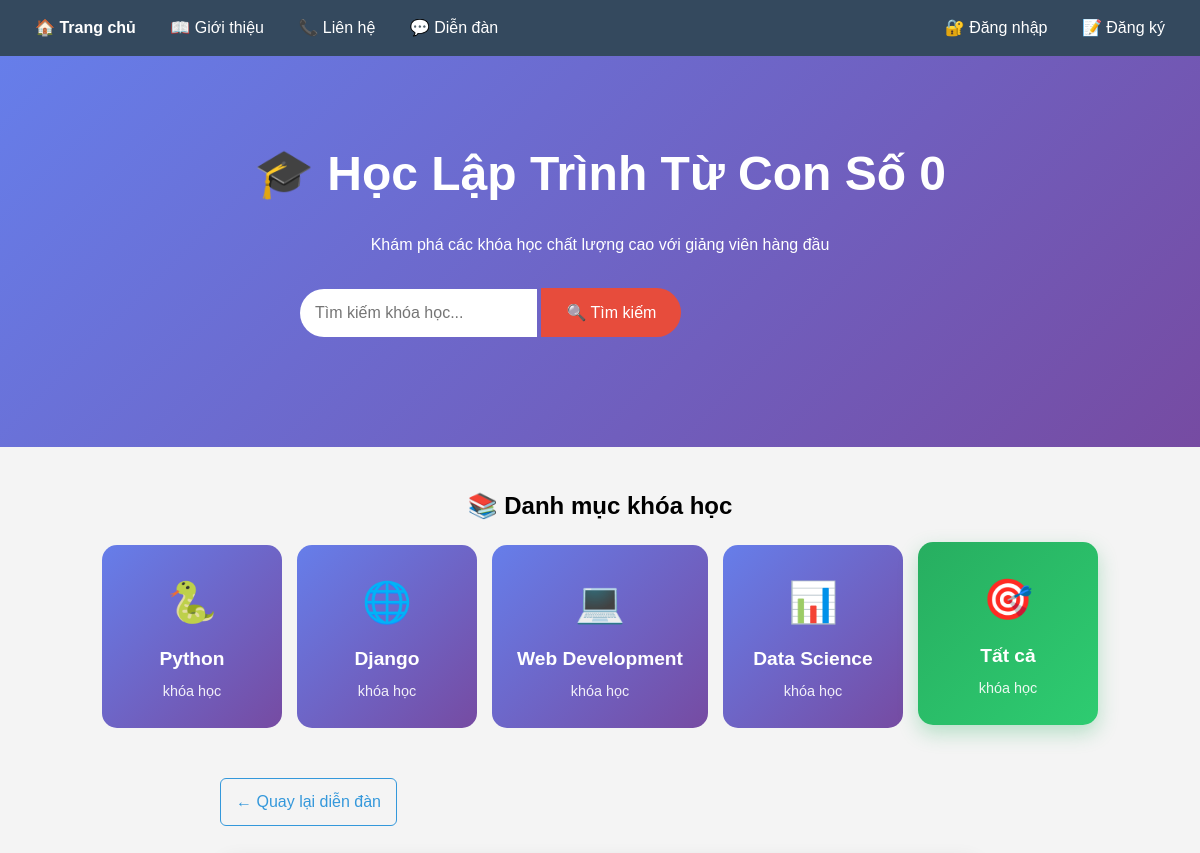
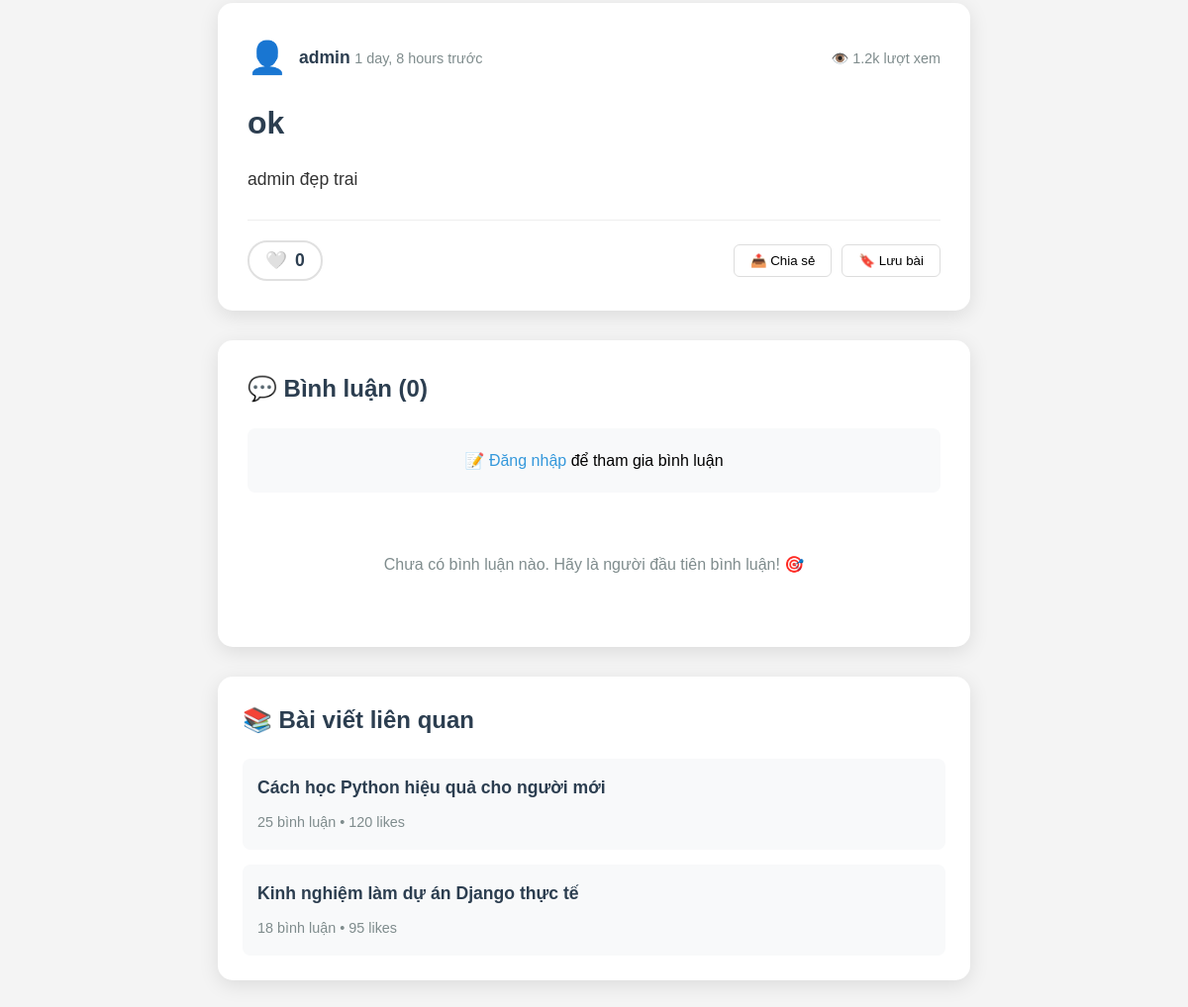
The app's page /forum/2/ with its own data (2 pictures, top to bottom).
### courses/models.py (models this page shows, shortened)
class ForumPost(models.Model):
    author = models.ForeignKey(User, on_delete=models.CASCADE, verbose_name="Tác giả")
    title = models.CharField(max_length=200, verbose_name="Tiêu đề")
    content = models.TextField(verbose_name="Nội dung")
    created_at = models.DateTimeField(auto_now_add=True, verbose_name="Ngày tạo")
    updated_at = models.DateTimeField(auto_now=True, verbose_name="Ngày cập nhật")
    tags = models.CharField(max_length=100, blank=True, verbose_name="Tags")
    is_pinned = models.BooleanField(default=False, verbose_name="Ghim bài")
    class Meta:
        ordering = ['-is_pinned', '-created_at']
        verbose_name = "Bài viết diễn đàn"
        verbose_name_plural = "Bài viết diễn đàn"

### courses/views.py (the view)
# urls.py: path('forum/<int:post_id>/', views.forum_detail, name='forum_detail'),
def forum_detail(request, post_id):
    post = get_object_or_404(
        ForumPost.objects.annotate(
            like_count=Count('postlike'),
            comment_count=Count('comments')
        ),
        id=post_id
    )
    user_has_liked = False
    if request.user.is_authenticated:
        user_has_liked = PostLike.objects.filter(user=request.user, post=post).exists()
    return render(request, 'courses/forum_detail.html', {
        'post': post,
        'comments': post.comments.all(),
        'user_has_liked': user_has_liked,
        'like_count': post.like_count
    })

### courses/templates/courses/forum_detail.html (shortened to what this page needs)
{% extends 'courses/base.html' %}
{% block content %}
<div class="forum-detail-container">
    <div class="forum-nav">
        <a href="{% url 'forum_list' %}" class="btn-back">← Quay lại diễn đàn</a>
    </div>
    <article class="forum-post">
        <header class="post-header">
            <div class="author-info">
                <span class="author-avatar">👤</span>
                <div>
                    <strong class="author-name">{{ post.author.username }}</strong>
                    <span class="post-date">{{ post.created_at|timesince }} trước</span>
                </div>
            </div>
            <div class="post-stats">
                <span class="views">👁️ 1.2k lượt xem</span>
            </div>
        </header>
        <h1 class="post-title">{{ post.title }}</h1>
        <div class="post-content">
            {{ post.content|linebreaksbr|urlize }}
        </div>
        <footer class="post-footer">
            <div class="like-section">
                <form method="post" action="{% url 'toggle_like' post.id %}" class="like-form">
                    <button type="submit" class="like-btn {% if user_has_liked %}liked{% endif %}">
                        {% if user_has_liked %}❤️{% else %}🤍{% endif %}
                        <span class="like-count">{{ like_count }}</span>
                    </button>
                </form>
            </div>
            <div class="action-buttons">
                <button class="btn-share" onclick="sharePost()">📤 Chia sẻ</button>
                <button class="btn-bookmark">🔖 Lưu bài</button>
            </div>
        </footer>
    </article>
    <section class="comments-section">
        <h2>💬 Bình luận ({{ comments|length }})</h2>
        {% if user.is_authenticated %}
        <form method="post" action="{% url 'add_comment' post.id %}" class="comment-form">
            {% csrf_token %}
            <div class="comment-input">
                <textarea name="content" placeholder="Viết bình luận của bạn..." required rows="3"></textarea>
                <button type="submit" class="btn-comment">📤 Gửi</button>
            </div>
        </form>
        {% else %}
        <div class="login-prompt">
            <p>📝 <a href="{% url 'account_login' %}">Đăng nhập</a> để tham gia bình luận</p>
        </div>
        {% endif %}
        <div class="comments-list">
            {% for comment in comments %}
            <div class="comment-item">
                <div class="comment-header">
                    <span class="comment-avatar">👤</span>
                    <strong>{{ comment.author.username }}</strong>
                    <span class="comment-date">{{ comment.created_at|timesince }} trước</span>
                    {% if user == comment.author or user.is_staff %}
                    <div class="comment-actions">
                        <button class="btn-edit-comment">✏️</button>
                        <button class="btn-delete-comment">🗑️</button>
                    </div>
                    {% endif %}
                </div>
                <div class="comment-content">
                    {{ comment.content|linebreaksbr }}
                </div>
                {% if comment.updated_at != comment.created_at %}
                <div class="comment-edited">
                    ✏️ Đã chỉnh sửa
                </div>
                {% endif %}
            </div>
            {% empty %}
            <div class="no-comments">
                <p>Chưa có bình luận nào. Hãy là người đầu tiên bình luận! 🎯</p>
            </div>
            {% endfor %}
        </div>
    </section>
    <section class="related-posts">
        <h2>📚 Bài viết liên quan</h2>
        <div class="related-list">
            <div class="related-item">
                <h3><a href="#">Cách học Python hiệu quả cho người mới</a></h3>
                <span>25 bình luận • 120 likes</span>
            </div>
            <div class="related-item">
                <h3><a href="#">Kinh nghiệm làm dự án Django thực tế</a></h3>
                <span>18 bình luận • 95 likes</span>
            </div>
        </div>
    </section>
</div>
{% endblock %}

### courses/templates/courses/base.html (style rules this page uses)
* { box-sizing: border-box; margin: 0; padding: 0; }
body { font-family: Arial, sans-serif; margin: 0; padding: 0; background-color: #f4f4f4; line-height: 1.6; }

### courses/templates/courses/forum_detail.html (style rules this page uses)
.forum-detail-container { max-width: 800px; margin: 0 auto; padding: 20px; }
.forum-nav { display: flex; justify-content: space-between; align-items: center; margin-bottom: 30px; flex-wrap: wrap; gap: 15px; }
.btn-back { color: #3498db; text-decoration: none; font-weight: 500; padding: 10px 15px; border: 1px solid #3498db; border-radius: 6px; transition: all 0.3s ease; }
.forum-post { background: white; padding: 30px; border-radius: 15px; box-shadow: 0 5px 20px rgba(0,0,0,0.1); margin-bottom: 30px; position: relative; }
.post-header { display: flex; justify-content: space-between; align-items: center; margin-bottom: 20px; flex-wrap: wrap; gap: 15px; }
.author-info { display: flex; align-items: center; gap: 12px; }
.author-avatar { font-size: 2em; }
.author-name { color: #2c3e50; font-size: 1.1em; }
.post-date, .edited-badge { color: #7f8c8d; font-size: 0.9em; }
.post-stats .views { color: #7f8c8d; font-size: 0.9em; }
.post-title { color: #2c3e50; margin: 0 0 20px 0; font-size: 2em; line-height: 1.3; }
.post-content { line-height: 1.8; color: #333; font-size: 1.1em; margin-bottom: 25px; }
.post-footer { display: flex; justify-content: space-between; align-items: center; padding-top: 20px; border-top: 1px solid #eee; flex-wrap: wrap; gap: 15px; }
.like-form { margin: 0; }
.like-btn { background: none; border: 2px solid #e0e0e0; border-radius: 20px; padding: 8px 16px; cursor: pointer; display: flex; align-items: center; gap: 8px; font-size: 1.1em; transition: all 0.3s ease; }
.like-count { font-weight: 600; color: #2c3e50; }
.action-buttons { display: flex; gap: 10px; }
.btn-share, .btn-bookmark { padding: 8px 16px; border: 1px solid #ddd; border-radius: 6px; background: white; cursor: pointer; transition: all 0.3s ease; }
.comments-section { background: white; padding: 30px; border-radius: 15px; box-shadow: 0 5px 20px rgba(0,0,0,0.1); margin-bottom: 30px; }
.comments-section h2 { color: #2c3e50; margin-bottom: 20px; }
.login-prompt { text-align: center; padding: 20px; background: #f8f9fa; border-radius: 8px; margin-bottom: 20px; }
.login-prompt a { color: #3498db; text-decoration: none; }
.comments-list { display: flex; flex-direction: column; gap: 20px; }
.no-comments { text-align: center; padding: 40px; color: #7f8c8d; }
.related-posts { background: white; padding: 25px; border-radius: 15px; box-shadow: 0 5px 20px rgba(0,0,0,0.1); }
.related-posts h2 { color: #2c3e50; margin-bottom: 20px; }
.related-list { display: flex; flex-direction: column; gap: 15px; }
.related-item { padding: 15px; background: #f8f9fa; border-radius: 8px; transition: all 0.3s ease; }
.related-item h3 { margin: 0 0 8px 0; font-size: 1.1em; }
.related-item h3 a { color: #2c3e50; text-decoration: none; }
.related-item span { color: #7f8c8d; font-size: 0.9em; }

### records on screen
ForumPost: author.username "admin", created_at "1 day, 8 hours", title "ok", content "admin đẹp trai"

### other values on screen
{{ like_count }} "0"
{{ comments|length }} "0"
